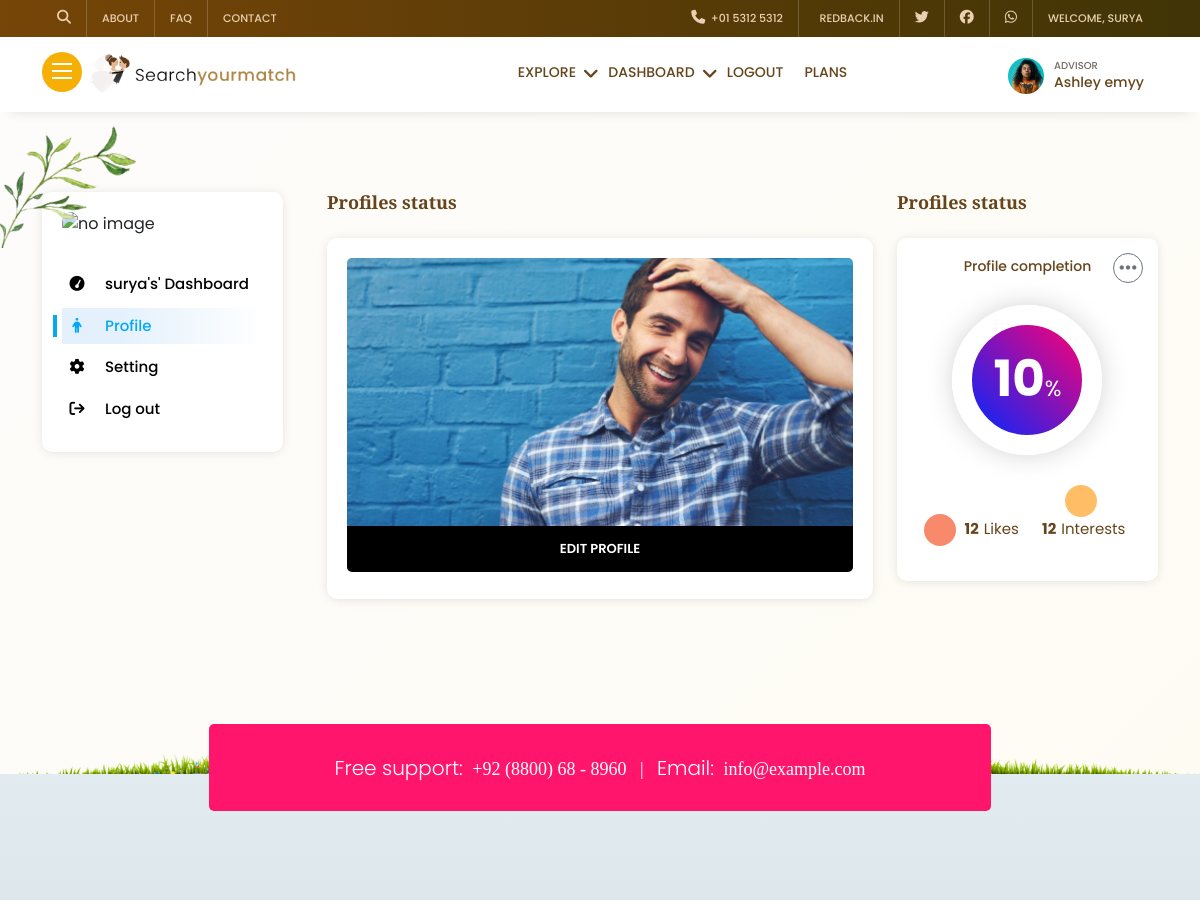
The page /dashboard-profile/ (signed in, upper part) on the database as committed earlier.
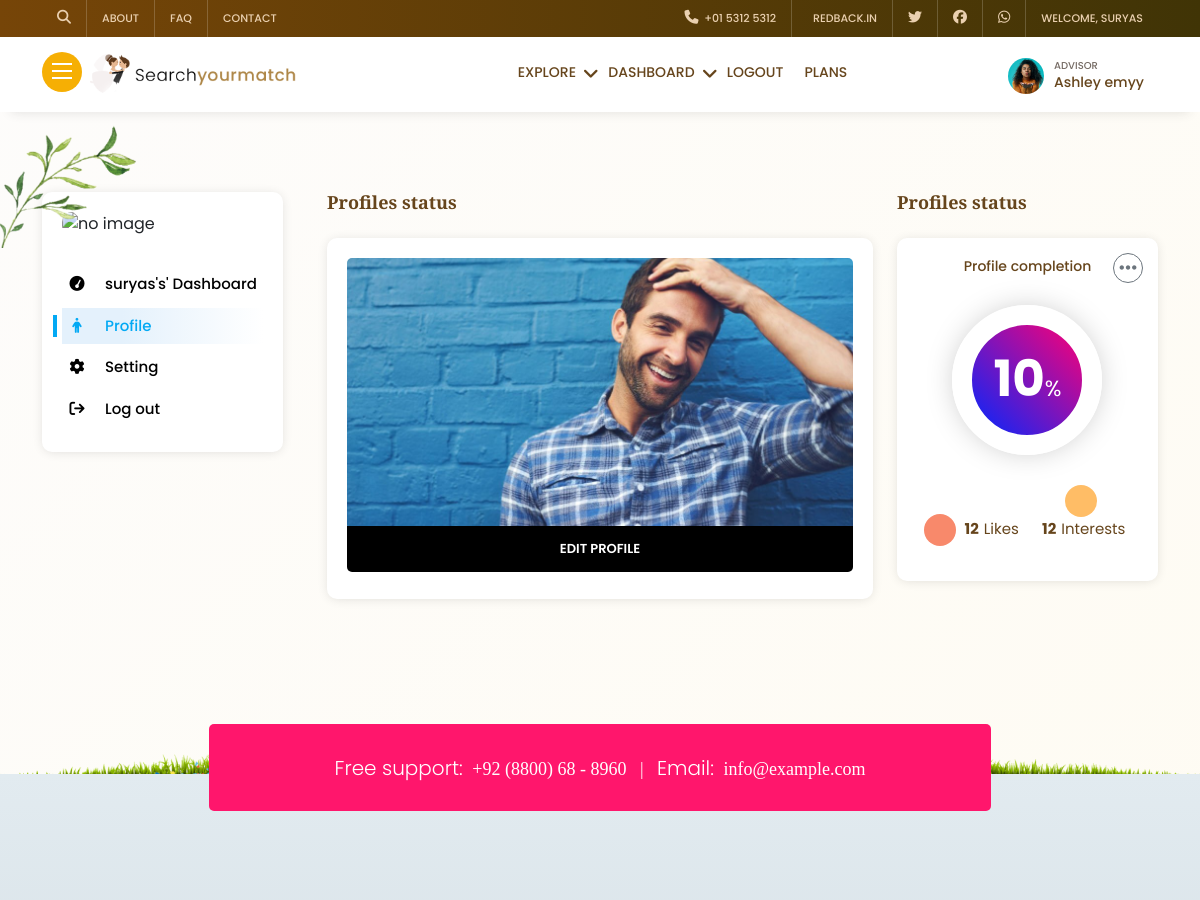
The same page on the database as committed later.
### app/models.py (models this page shows, shortened)
class User(AbstractBaseUser,PermissionsMixin):
    email = models.EmailField(max_length=255, unique=True)
    name = models.CharField(max_length=255)
    phone = models.CharField(max_length=15)
    aadhaar = models.CharField(
        max_length=12,
        validators=[
            RegexValidator(
                regex=r'^\d{12}$',
                message='Aadhaar number must be exactly 12 digits',
                code='invalid_aadhaar'
            ),
        ],
        help_text="Enter your 12-digit Aadhaar number"
    )
    is_active = models.BooleanField(default=True)
    is_admin = models.BooleanField(default=False)
    is_superuser=models.BooleanField(default=False)
    objects = UserManager()
    USERNAME_FIELD = 'email'
    REQUIRED_FIELDS = ['name', 'phone']

### app/views/dashboardview.py (the view)
# urls.py: path('dashboard-profile/', dashboardview.dashboardprofile, name='dashboardprofile'),
def dashboardprofile(request):
    user = request.user.id
    print(user)
    try:
        biodata = Biodata.objects.get(user_id=user)
        print(biodata.age)
        context={'biodata':biodata,
                'user':user,
                'phone':request.user.phone,
                'email':request.user.email,
                'name':request.user.name
                }
        return render(request,'pages/dashboard_profile.html',context)
    except Exception as e:
        messages.warning(request,'Please add your biodata first')
        return redirect('biodata')

### templates/pages/dashboard_profile.html (shortened to what the changed rows need)
{% extends 'base/base.html' %}
{% load static %}
{% block content %}
        <section>
            <div class="db">
                <div class="container">
                    <div class="row">
                        <div class="col-md-4 col-lg-3">
                            <div class="db-nav">
                                <div class="db-nav-list">
                                    <ul>
                                        <li><a href="{% url 'dashboard' %}" ><i class="fa fa-tachometer" aria-hidden="true"></i>{{name}}'s' Dashboard</a></li>
                                    </ul>
                                </div>
                            </div>
                        </div>
                        <div class="col-md-8 col-lg-9">
                            <div class="row">
                                <div class="col-md-12 col-lg-6 col-xl-8 db-sec-com">
                                    <h2 class="db-tit">Profiles status</h2>
                                </div>
                                <div class="col-md-12 col-lg-6 col-xl-4 db-sec-com">
                                    <h2 class="db-tit">Profiles status</h2>
                                </div>
                            </div>
                        </div>
                    </div>
                </div>
            </div>
        </section>
        <section class="wed-hom-footer">
            <div class="container">
                <div class="row foot-supp">
                    <h2>
                        <span>Free support:</span> +92 (8800) 68 - 8960 &nbsp;&nbsp;|&nbsp;&nbsp;
                        <span>Email:</span>
                        info@example.com
                    </h2>
                </div>
            </div>
        </section>
                    {% endblock content %}

### templates/inc/home/headersection.html (shortened to what this page needs)
    {% load static %}
    <div class="head-top">
        <div class="container">
            <div class="row">
                <div class="lhs">
                    <ul>
                        <li><a href="#!" class="ser-open"><i class="fa fa-search" aria-hidden="true"></i></a></li>
                        <li><a href="{% url 'about' %}">About</a></li>
                        <li><a href="{% url 'faq' %}">FAQ</a></li>
                        <li><a href="{% url 'contact' %}">Contact</a></li>
                    </ul>
                </div>
                <div class="rhs">
                    <ul>
                        <li><a href="tel:+9704462944"><i class="fa fa-phone" aria-hidden="true"></i> &nbsp;+01 5312
                                5312</a></li>
                        <li><a href="mailto:info@example.com">&nbsp; redback.in</a></li>
                        <li><a href="#!"><i class="fa-brands fa-twitter"></i></a></li>
                        <li><a href="#!"><i class="fa-brands fa-facebook"></i></a></li>
                        <li><a href="#!"><i class="fa-brands fa-whatsapp"></i></a></li>
                        {% if request.user.is_authenticated %}
                        <li><a href="#!">welcome, {{ request.user.name }}</a></li>
                        {% endif %}
                    </ul>
                </div>
            </div>
        </div>
    </div>
    <div class="hom-top">
        <div class="container">
            <div class="row">
                <div class="hom-nav">
                    <div class="logo">
                        <span class="menu desk-menu">
                            <i></i><i></i><i></i>
                        </span>
                        <a href="{% url 'home' %}" class="logo-brand">
                            <img src="{% static 'images/searchyourmatch.png' %}" alt="" loading="lazy" class="ic-logo">
                        </a>
                    </div>
                    <div class="bl">
                        <ul>
                            <li class="smenu-pare">
                                <span class="smenu">Explore</span>
                            </li>
                            {% if request.user.is_authenticated %}
                            <li class="smenu-pare">
                                <span class="smenu">Dashboard</span>
                            </li>
                            <li><a href="{% url 'logout' %}">Logout</a></li>
                            {% else %}
                            <li><a href="{% url 'register' %}">Register</a></li>
                            <li><a href="{% url 'login' %}">login</a></li>
                            {% endif %}
                            <li><a href="{% url 'plan' %}">Plans</a></li>
                        </ul>
                    </div>
                    <div class="al">
                        <div class="head-pro">
                            <img src="{% static 'images/og/emp1.jpg' %}" alt="" loading="lazy">
                            <b>Advisor</b><br>
                            <h4>Ashley emyy</h4>
                            <span class="fclick"></span>
                        </div>
                    </div>
                </div>
            </div>
        </div>
    </div>

Rows that differ between the two databases and show on the page:
changed User: user.name "SURYA" → "SURYAS"; name "surya" → "suryas"
